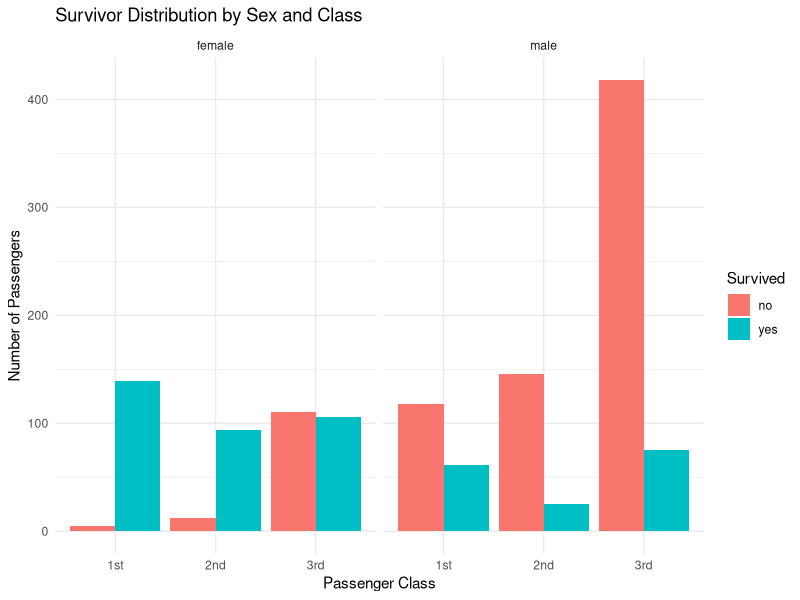
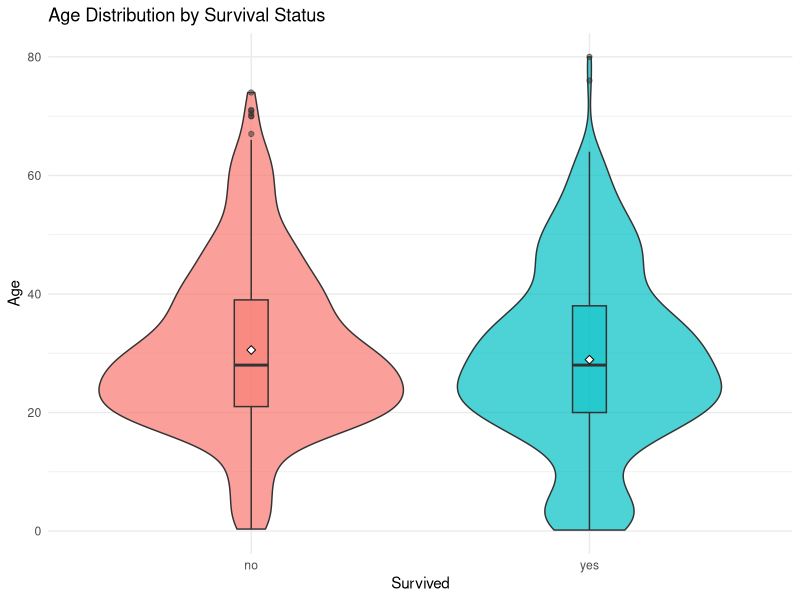

The R source for these figures, in order:
## ---- chunk 1
library(carData)
data("TitanicSurvival")

# variable 'sex'
cat("Sexe:\n")
sex_table <- table(TitanicSurvival$sex)
sex_percentage <- prop.table(sex_table) * 100
cat("Effectifs et pourcentages de chaque sexe :\n")
cat("Hommes (Effectif:", sex_table["male"], ")\n", round(sex_percentage["male"], 2), "%\n")
cat("Femmes (Effectif:", sex_table["female"], ")\n", round(sex_percentage["female"], 2), "%\n\n")

# variable 'passengerClass'
cat("Classe des passagers:\n")
class_table <- table(TitanicSurvival$passengerClass)
class_percentage <- prop.table(class_table) * 100
cat("Effectifs et pourcentages de chaque classe :\n")
cat("1ère classe (Effectif:", class_table["1st"], ")\n", round(class_percentage["1st"], 2), "%\n")
cat("2ème classe (Effectif:", class_table["2nd"], ")\n", round(class_percentage["2nd"], 2), "%\n")
cat("3ème classe (Effectif:", class_table["3rd"], ")\n", round(class_percentage["3rd"], 2), "%\n\n")

#variable 'survived'
survived_table <- table(TitanicSurvival$survived) 
survived_percentage <- prop.table(survived_table) * 100
cat("Effectifs et pourcentages des survivants :\n")
cat("Survivants (Effectif:", survived_table["yes"], ")\n", round(survived_percentage["yes"], 2), "%\n")
cat("Non-survivants (Effectif:", survived_table["no"], ")\n", round(survived_percentage["no"], 2), "%\n")
cat("\n")

#variable 'age'
min_age <- min(TitanicSurvival$age, na.rm = TRUE)
max_age <- max(TitanicSurvival$age, na.rm = TRUE)
etendue <- max_age - min_age
q1 <- quantile(TitanicSurvival$age, 0.25, na.rm = TRUE)
q2 <- median(TitanicSurvival$age, na.rm = TRUE)  # médiane
q3 <- quantile(TitanicSurvival$age, 0.75, na.rm = TRUE)
iqr <- q3 - q1
moy <- mean(TitanicSurvival$age, na.rm = TRUE)
et <- sd(TitanicSurvival$age, na.rm = TRUE)
na_count <- sum(is.na(TitanicSurvival$age))
effectif_age <- sum(!is.na(TitanicSurvival$age))

cat("Statistiques descriptives pour l'âge :\n")
cat("Effectif (sans valeurs manquantes):", effectif_age, "\n")
cat("Minimum:", min_age, "\n")
cat("Maximum:", max_age, "\n")
cat("Étendue:", etendue, "\n")
cat("Premier quartile (Q1):", q1, "\n")
cat("Médiane (Q2):", q2, "\n")
cat("Troisième quartile (Q3):", q3, "\n")
cat("Écart interquartile (IQR):", iqr, "\n")
cat("Moyenne:", round(moy, 2), "\n")
cat("Écart-type:", round(et, 2), "\n")
cat("Nombre de valeurs manquantes:", na_count, "\n")
## ---- chunk 2
library(carData)
library(ggplot2)
data("TitanicSurvival")

TitanicSurvival$survived <- as.factor(TitanicSurvival$survived)
TitanicSurvival$sex <- as.factor(TitanicSurvival$sex)
TitanicSurvival$passengerClass <- as.factor(TitanicSurvival$passengerClass)

# Visualiser la répartition des survivants par sexe et classe
ggplot(TitanicSurvival, aes(x = passengerClass, fill = survived)) +
  geom_bar(position = "dodge", na.rm = TRUE) +  # Position dodge pour éviter le chevauchement
  facet_wrap(~ sex) +  # Séparer les graphiques par sexe
  labs(title = "Survivor Distribution by Sex and Class",
       x = "Passenger Class",
       y = "Number of Passengers",
       fill = "Survived") +
  theme_minimal()

## ---- chunk 3
library(carData)
library(ggplot2)
data("TitanicSurvival")
ggplot(subset(TitanicSurvival, !is.na(age)), 
       aes(x = survived, y = age, fill = survived)) +
  geom_violin(alpha = 0.7) +
  geom_boxplot(width = 0.1, alpha = 0.5) +
  labs(title = "Age Distribution by Survival Status",
       x = "Survived",
       y = "Age",
       fill = "Survived") +
  theme_minimal() +
  stat_summary(fun = "mean", 
              geom = "point", 
              shape = 23, 
              size = 2,
              color = "black",
              fill = "white") +
    theme(legend.position = "none")
